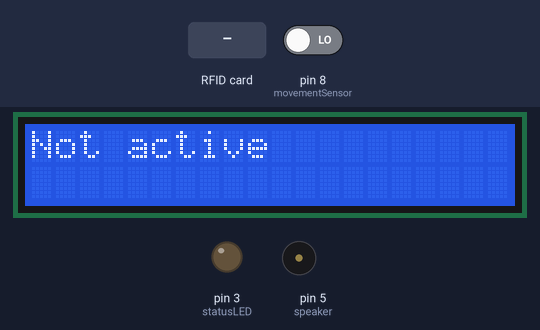
The sketch below on a simulated Arduino Uno, built with avr-gcc and run on an emulated ATmega328P. Parts: 20×2 character LCD, output pins drawn as LEDs (lit = HIGH), buzzer (waves = sounding). The inputs (shaded band) are chosen by the test bench; at power-on: pin 8 (movementSensor) LOW. Pins used as bus, display or sensor lines are not drawn; what the sketch prints to the serial monitor is not drawn.

Above: at 1.3 s.
1.4 s: RFID card 33 5E 14 DB held to the reader
At 2.4 s:
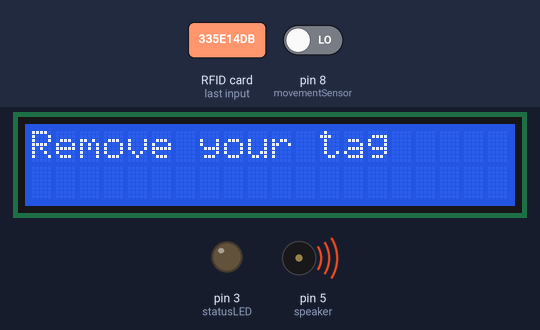
At 8.4 s:
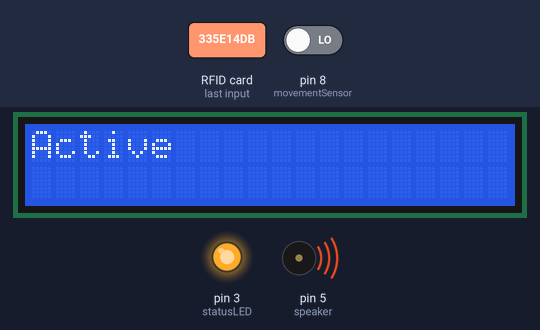
Timing chart, 0 to 9.9 s (numbered marks = the images above; inputs shaded):
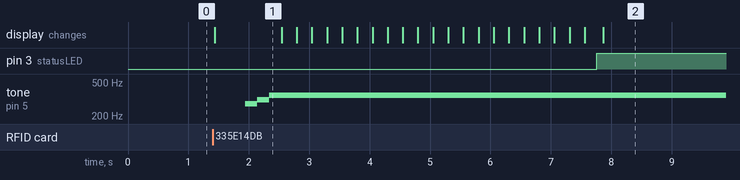

Measured:
- after the input at 1.4 s, pin 3 (statusLED): LOW → HIGH after 6.4 s; tone on pin 5 (speaker): silent → 277 Hz after 0.54 s, → 311 Hz 0.20 s later, → 349 Hz 0.20 s later; the display: changes at once (image 1)
- what the display in image 1 shows lasts 1.1 s, from 1.4 s to 2.5 s

The sketch:

security_system.ino
```cpp
#include <IRremote.h>
#include <NewTone.h>
#include <SPI.h>
#include <MFRC522.h>
#include <Wire.h>
#include <LiquidCrystal_I2C.h>

#define SS_PIN 10
#define RST_PIN 9

#include <SoftwareSerial.h>

MFRC522 mfrc522(SS_PIN, RST_PIN);

LiquidCrystal_I2C Display(0x27, 16, 2);

int movementStatus = 0;
int bluetooth = 0;
int systemActive = 0;

//Pins
int movementSensor = 8;
int statusLED = 3;
int IR_PIN = 4;
int speaker = 5;
int backlightActive = 1;

// Card UID: 24 22 71 A7


String enteredPassword = "1";
unsigned int entPasswordLength = enteredPassword.length();

IRrecv irDetect(IR_PIN);

decode_results irIn;

void setup() {

  // Blynk will work through Serial
  // Do not read or write this serial manually in your sketch
  Serial.begin(9600);

  SPI.begin();      // Initiate  SPI bus
  mfrc522.PCD_Init();   // Initiate MFRC522
  Serial.println("Approximate your card to the reader...");
  Serial.println();
  Display.init();
  Display.begin(20, 2);
  Display.backlight();
  backlightActive = 1;

  pinMode(movementSensor, INPUT);
  pinMode(statusLED, OUTPUT);
  pinMode(speaker, OUTPUT);

  irDetect.enableIRIn();
}

void loop() {

  if (systemActive == 1) {
    digitalWrite(statusLED, HIGH);
    Display.clear();
    Display.print("Active");
    Serial.println("Check enabled");
    movementStatus = digitalRead(movementSensor);
    if (movementStatus == HIGH) {
      while (systemActive == 1) {
        Serial.println("alarm");
        Display.clear();
        Display.print("Alarm!");
        alertSound();
        noNewTone(speaker);
        checkAlert();
      }
    }
    //Serial.println(movementStatus);
  }
  else if (systemActive == 0) {
    digitalWrite(statusLED, LOW);
    Serial.println("Check disabled");
    Display.clear();
    Display.print("Not active");
  }

  if (backlightActive == 1) {
      Display.backlight();
    }
    else if (backlightActive == 0) {
      Display.noBacklight();
    }

  checkAlert();
}

void alertSound() {

 for (int i=50; i<1000; i=i+1) {
  if (systemActive == 1) {
    NewTone(speaker, i);
    delay(1);
  }
  }

  checkAlert();
  for (int y=1000; y>50; y=y-1) {
    if (systemActive == 1) {
      NewTone(speaker, y);
    delay(1);
    }
  }
}

void checkAlert() {

// Look for new cards
  if ( ! mfrc522.PICC_IsNewCardPresent())
  {
    return;
  }
  // Select one of the cards
  if ( ! mfrc522.PICC_ReadCardSerial())
  {
    return;
  }
  //Show UID on serial monitor
  Serial.print("UID tag :");
  String content= "";
  byte letter;
  for (byte i = 0; i < mfrc522.uid.size; i++)
  {
     Serial.print(mfrc522.uid.uidByte[i] < 0x10 ? " 0" : " ");
     Serial.print(mfrc522.uid.uidByte[i], HEX);
     content.concat(String(mfrc522.uid.uidByte[i] < 0x10 ? " 0" : " "));
     content.concat(String(mfrc522.uid.uidByte[i], HEX));
  }
  Serial.println();
  Serial.print("Message : ");
  content.toUpperCase();
  if (content.substring(1) == "24 22 71 A7") //change here the UID of the card/cards that you want to give access
  {
    Serial.print("spy");
    if (backlightActive == 1) {
      Display.noBacklight();
      backlightActive = 0;
      delay(1000);
    }
    else if (backlightActive == 0) {
      Display.backlight();
      backlightActive = 1;
      delay(1000);
    }
  }
  else if (content.substring(1) == "33 5E 14 DB") {
    rfidAccess();
  }
  else if (content.substring(1) == "92 9F 50 8C") {
    rfidAccess();
  }

 else   {
    Serial.println(" Access denied");
    delay(3000);
  }

/*  //Get Remote Value
if (irDetect.decode(&irIn)) {
  String hexvalue = String(irIn.value, HEX);
  //(irIn.value, HEX);
    Serial.println(hexvalue);
    if (hexvalue == "ff22dd" || hexvalue == "52a3d41f") { //Left: System active
      systemActive = 1;
    }
    if (hexvalue == "ffc23d" || hexvalue == "20fe4dbb") { //Right: System not active
      systemActive = 0;
      noNewTone(speaker);
    }
    irDetect.resume(); // Receive the next value
}*/
}

void rfidAccess() {

  Serial.println("Authorized access");
    if (systemActive == 1) {
      noNewTone(speaker);
      Serial.println("disabled");
      Display.clear();
      Display.println("Remove your tag");
      delay(500);
      NewTone(speaker, 349);
      delay(200);
      NewTone(speaker, 311);
      delay(200);
      NewTone(speaker, 277);
      delay(200);
      noNewTone();
      Display.clear();
      for (int z=1; z<21; z=z+1) {
        Display.print("-");
      delay(250);
      }
      NewTone(speaker, 277);
      delay(200);
      noNewTone();
      Display.clear();
      systemActive = 0;
    }
    else if (systemActive == 0) {
      Serial.println("enabled");
      Display.clear();
      Display.println("Remove your tag");
      delay(500);
      NewTone(speaker, 277);
      delay(200);
      NewTone(speaker, 311);
      delay(200);
      NewTone(speaker, 349);
      delay(200);
      noNewTone();
      Display.clear();
      for (int z=1; z<21; z=z+1) {
        Display.print("-");
      delay(250);
      }
      Display.clear();
      NewTone(speaker, 349);
      delay(200);
      noNewTone();
      systemActive = 1;
    }
}
```
